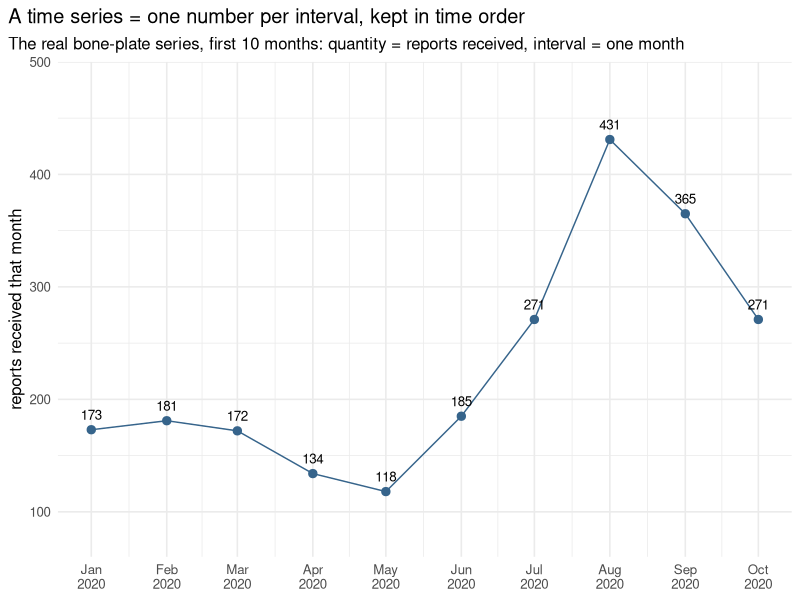
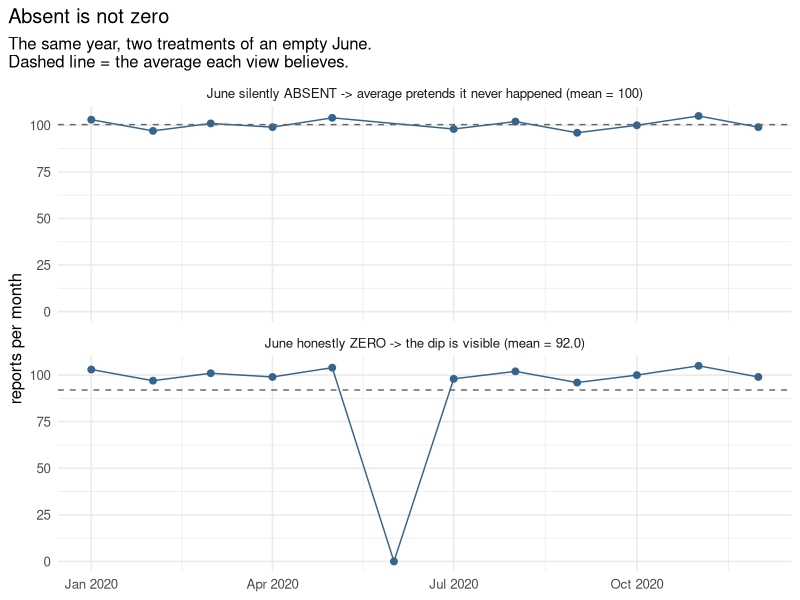
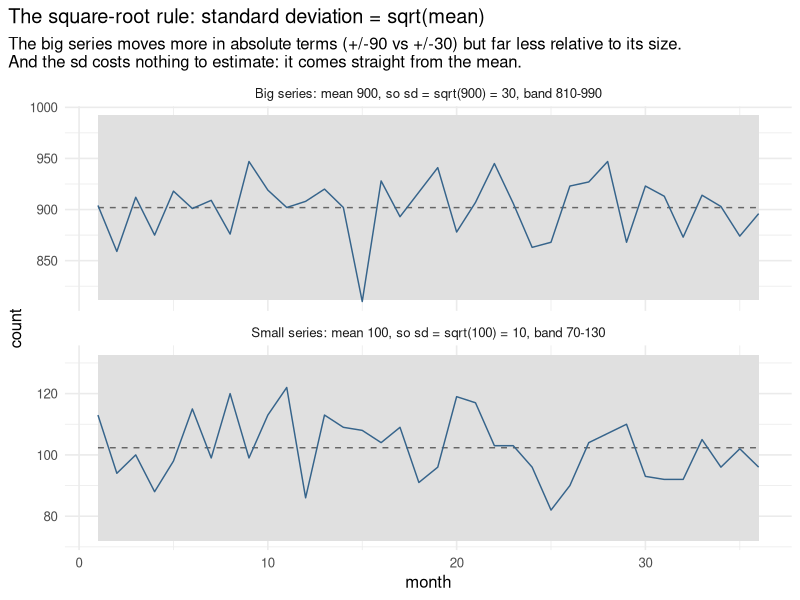
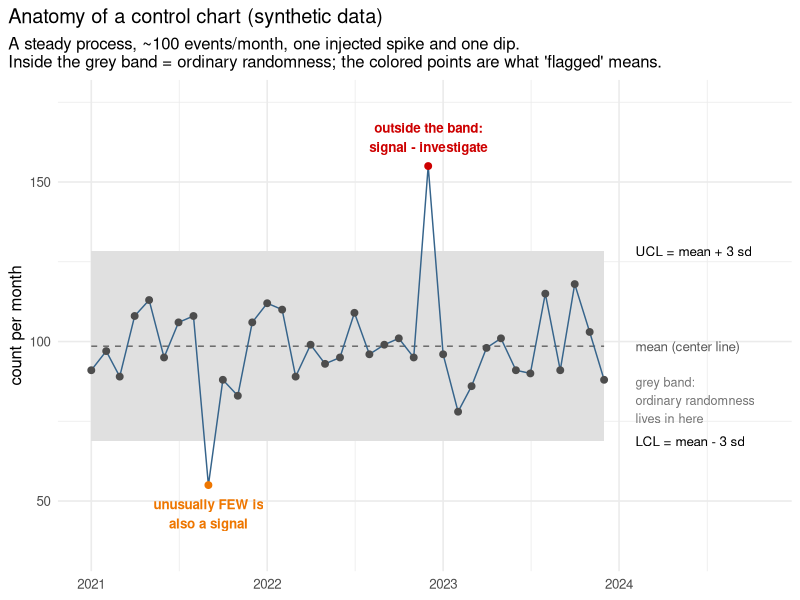
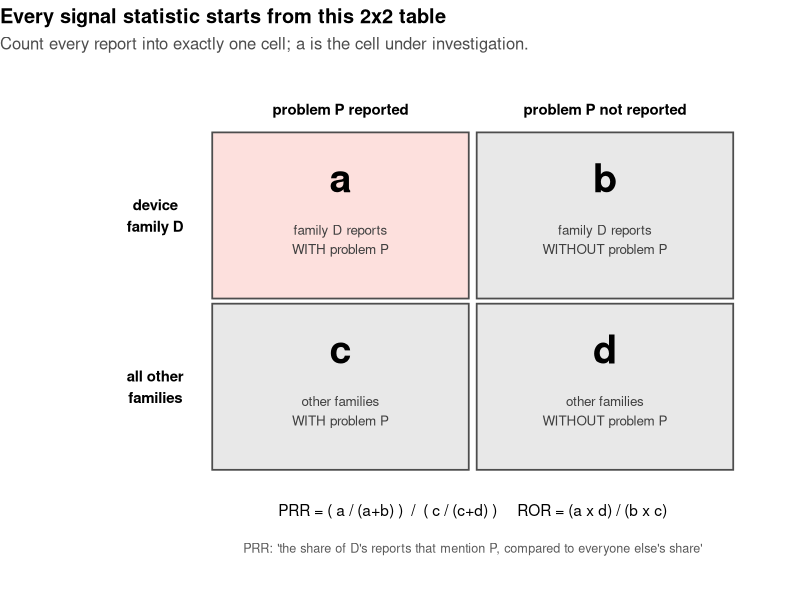
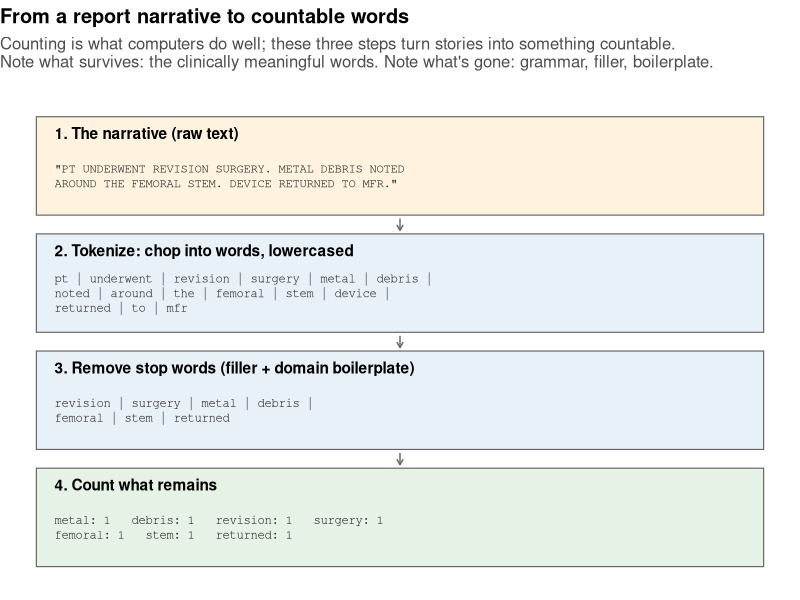
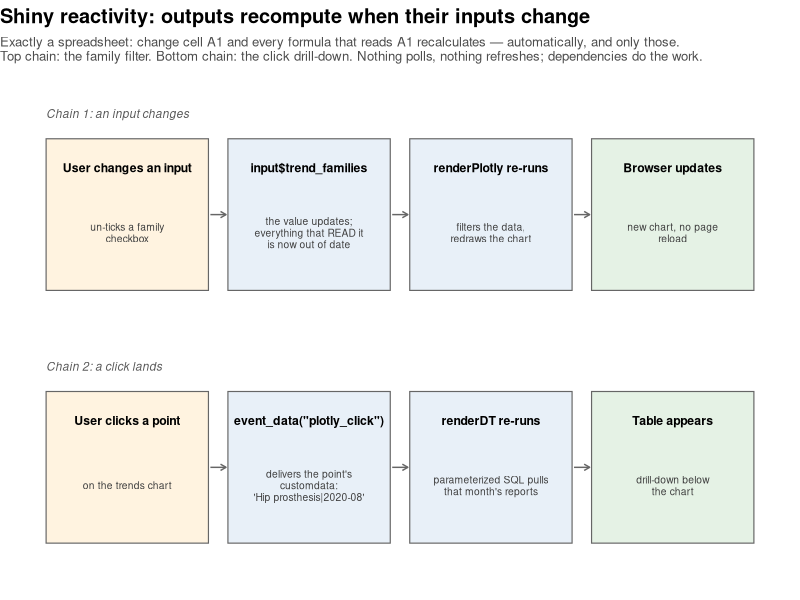
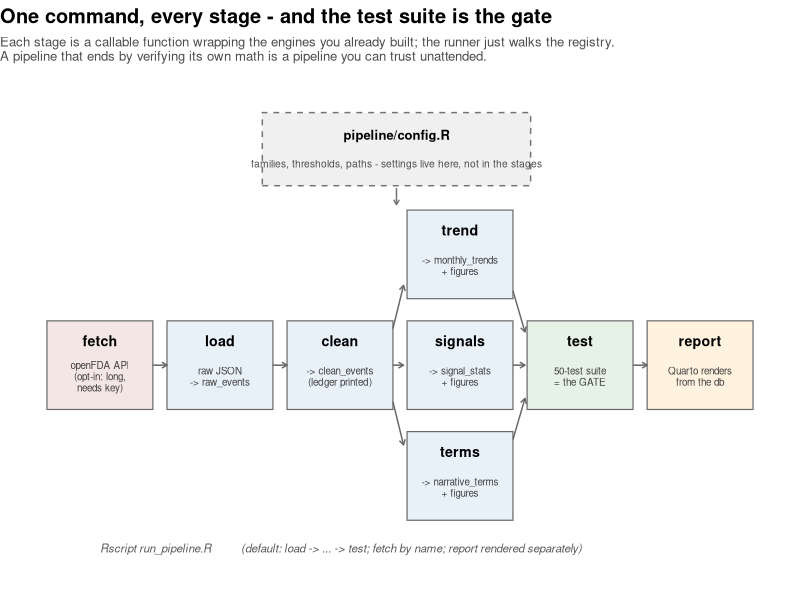

Write the R code that produced these figures, in order.
# make_illustrations.R — generates the teaching figures used in docs/
# =====================================================================
# These are ILLUSTRATIONS: small, seeded, partly synthetic datasets
# drawn purely to explain concepts. They are deliberately separate from
# figures/ (which holds outputs computed from the real FDA data).
# Reproducible like everything else: run this file, get these PNGs.
#
#   Rscript docs/img/make_illustrations.R

library(dplyr)
library(tidyr)
library(ggplot2)

set.seed(42)   # fixed seed: same "random" numbers every run
dir.create("docs/img", showWarnings = FALSE)

theme_illus <- theme_minimal(base_size = 12) +
  theme(plot.title.position = "plot",
        legend.position = "none")

# ── 1. What a time series is (real bone-plate values, 2020) ──────────
ts_df <- tibble(
  month = seq.Date(as.Date("2020-01-01"), by = "month", length.out = 10),
  n     = c(173, 181, 172, 134, 118, 185, 271, 431, 365, 271)
)
p1 <- ggplot(ts_df, aes(month, n)) +
  geom_line(color = "steelblue4") +
  geom_point(color = "steelblue4", size = 2.5) +
  geom_text(aes(label = n), vjust = -1, size = 3.4) +
  scale_x_date(date_labels = "%b\n2020", date_breaks = "1 month") +
  scale_y_continuous(limits = c(80, 480)) +
  labs(title = "A time series = one number per interval, kept in time order",
       subtitle = "The real bone-plate series, first 10 months: quantity = reports received, interval = one month",
       x = NULL, y = "reports received that month") +
  theme_illus
ggsave("docs/img/time_series_anatomy.png", p1, width = 8, height = 3.4, dpi = 150)

# ── 2. Absent is not zero ────────────────────────────────────────────
# Eleven months of ~100 reports; June truly had zero.
base <- tibble(
  month = seq.Date(as.Date("2020-01-01"), by = "month", length.out = 12),
  n     = c(103, 97, 101, 99, 104, 0, 98, 102, 96, 100, 105, 99)
)
missing_view <- base |> filter(n > 0) |>
  mutate(view = sprintf("June silently ABSENT -> average pretends it never happened (mean = %.0f)",
                        mean(n)))
zero_view <- base |>
  mutate(view = sprintf("June honestly ZERO -> the dip is visible (mean = %.1f)",
                        mean(n)))
p2 <- bind_rows(missing_view, zero_view) |>
  group_by(view) |> mutate(m = mean(n)) |> ungroup() |>
  # factor with explicit levels: control the panel order (ABSENT on top),
  # instead of ggplot's default alphabetical ordering
  mutate(view = factor(view, levels = c(unique(missing_view$view),
                                        unique(zero_view$view)))) |>
  ggplot(aes(month, n)) +
  geom_line(color = "steelblue4") +
  geom_point(color = "steelblue4", size = 2) +
  geom_hline(aes(yintercept = m), linetype = "dashed", color = "grey40") +
  facet_wrap(~ view, ncol = 1) +
  labs(title = "Absent is not zero",
       subtitle = "The same year, two treatments of an empty June.\nDashed line = the average each view believes.",
       x = NULL, y = "reports per month") +
  theme_illus
ggsave("docs/img/absent_vs_zero.png", p2, width = 8, height = 4.6, dpi = 150)

# ── 3. The square-root rule: sigma = sqrt(mean) ──────────────────────
sq <- bind_rows(
  tibble(month = 1:36, n = rpois(36, 100),
         grp = "Small series: mean 100, so sd = sqrt(100) = 10, band 70-130"),
  tibble(month = 1:36, n = rpois(36, 900),
         grp = "Big series: mean 900, so sd = sqrt(900) = 30, band 810-990")
) |>
  group_by(grp) |>
  mutate(center = mean(n), sigma = sqrt(center),
         ucl = center + 3 * sigma, lcl = center - 3 * sigma) |>
  ungroup()
p3 <- ggplot(sq, aes(month, n)) +
  geom_ribbon(aes(ymin = lcl, ymax = ucl), fill = "grey88") +
  geom_line(aes(y = center), linetype = "dashed", color = "grey40") +
  geom_line(color = "steelblue4") +
  facet_wrap(~ grp, ncol = 1, scales = "free_y") +
  labs(title = "The square-root rule: standard deviation = sqrt(mean)",
       subtitle = "The big series moves more in absolute terms (+/-90 vs +/-30) but far less relative to its size.\nAnd the sd costs nothing to estimate: it comes straight from the mean.",
       x = "month", y = "count") +
  theme_illus
ggsave("docs/img/sqrt_rule.png", p3, width = 8, height = 4.6, dpi = 150)

# ── 4. The control chart, fully annotated ────────────────────────────
n <- rpois(36, 100)
n[9]  <- 55    # an injected dip  (below LCL)
n[24] <- 155   # an injected spike (above UCL)
cc <- tibble(month = seq.Date(as.Date("2021-01-01"), by = "month",
                              length.out = 36),
             n = n) |>
  mutate(center = mean(n), sigma = sqrt(center),
         ucl = center + 3 * sigma, lcl = center - 3 * sigma,
         status = case_when(n > ucl ~ "above", n < lcl ~ "below",
                            TRUE ~ "within"))
lab_x <- max(cc$month) + 65   # annotation column, right of the data
p4 <- ggplot(cc, aes(month, n)) +
  geom_ribbon(aes(ymin = lcl, ymax = ucl), fill = "grey88") +
  geom_line(aes(y = center), linetype = "dashed", color = "grey40") +
  geom_line(color = "steelblue4") +
  geom_point(aes(color = status), size = 2) +
  scale_color_manual(values = c(above = "red3", below = "darkorange2",
                                within = "grey30")) +
  annotate("text", x = lab_x, y = cc$ucl[1], hjust = 0, size = 3.4,
           label = "UCL = mean + 3 sd") +
  annotate("text", x = lab_x, y = cc$center[1], hjust = 0, size = 3.4,
           color = "grey35", label = "mean (center line)") +
  annotate("text", x = lab_x, y = cc$lcl[1], hjust = 0, size = 3.4,
           label = "LCL = mean - 3 sd") +
  annotate("text", x = lab_x, y = cc$center[1] - 1.7 * cc$sigma[1],
           hjust = 0, size = 3.2, color = "grey45",
           label = "grey band:\nordinary randomness\nlives in here") +
  annotate("text", x = cc$month[24], y = cc$n[24] + 9, size = 3.4,
           color = "red3", fontface = "bold",
           label = "outside the band:\nsignal - investigate") +
  annotate("text", x = cc$month[9], y = cc$n[9] - 9, size = 3.4,
           color = "darkorange2", fontface = "bold",
           label = "unusually FEW is\nalso a signal") +
  scale_x_date(limits = c(min(cc$month), max(cc$month) + 320),
               date_labels = "%Y", date_breaks = "1 year") +
  scale_y_continuous(limits = c(35, 175)) +
  labs(title = "Anatomy of a control chart (synthetic data)",
       subtitle = "A steady process, ~100 events/month, one injected spike and one dip.\nInside the grey band = ordinary randomness; the colored points are what 'flagged' means.",
       x = NULL, y = "count per month") +
  theme_illus
ggsave("docs/img/control_chart_anatomy.png", p4, width = 8.6, height = 4.6, dpi = 150)

cat("wrote:", paste(list.files("docs/img", pattern = "png$"), collapse = ", "), "\n")

# ── 5. The 2x2 contingency table behind PRR/ROR (Phase 4) ────────────
cells <- tibble(
  x = c(1, 2, 1, 2),
  y = c(2, 2, 1, 1),
  cell = c("a", "b", "c", "d"),
  desc = c("family D reports\nWITH problem P",
           "family D reports\nWITHOUT problem P",
           "other families\nWITH problem P",
           "other families\nWITHOUT problem P")
)
p5 <- ggplot(cells, aes(x, y)) +
  geom_tile(fill = c("#fde0dd", "#e8e8e8", "#e8e8e8", "#e8e8e8"),
            color = "grey30", linewidth = 0.6, width = 0.97, height = 0.97) +
  geom_text(aes(label = cell), fontface = "bold", size = 10,
            nudge_y = 0.22) +
  geom_text(aes(label = desc), size = 3.4, nudge_y = -0.14,
            color = "grey25") +
  annotate("text", x = 1, y = 2.62, label = "problem P reported",
           size = 3.8, fontface = "bold") +
  annotate("text", x = 2, y = 2.62, label = "problem P not reported",
           size = 3.8, fontface = "bold") +
  annotate("text", x = 0.30, y = 2, label = "device\nfamily D",
           size = 3.8, fontface = "bold") +
  annotate("text", x = 0.30, y = 1, label = "all other\nfamilies",
           size = 3.8, fontface = "bold") +
  annotate("text", x = 1.5, y = 0.28, size = 3.9, label =
    "PRR = ( a / (a+b) )  /  ( c / (c+d) )     ROR = (a x d) / (b x c)") +
  annotate("text", x = 1.5, y = 0.06, size = 3.2, color = "grey35", label =
    "PRR: 'the share of D's reports that mention P, compared to everyone else's share'") +
  scale_x_continuous(limits = c(-0.15, 2.6)) +
  scale_y_continuous(limits = c(-0.1, 2.8)) +
  labs(title = "Every signal statistic starts from this 2x2 table",
       subtitle = "Count every report into exactly one cell; a is the cell under investigation.") +
  theme_void(base_size = 12) +
  theme(plot.title.position = "plot",
        plot.title = element_text(face = "bold"),
        plot.subtitle = element_text(color = "grey30"))
ggsave("docs/img/contingency_2x2.png", p5, width = 7.6, height = 5.2, dpi = 150)
cat("2x2 diagram written\n")

# ── 6. The text-mining pipeline: narrative -> tokens -> counts (Phase 5)
steps <- tibble(
  y = c(4, 3, 2, 1),
  title = c("1. The narrative (raw text)",
            "2. Tokenize: chop into words, lowercased",
            "3. Remove stop words (filler + domain boilerplate)",
            "4. Count what remains"),
  body = c('"PT UNDERWENT REVISION SURGERY. METAL DEBRIS NOTED\nAROUND THE FEMORAL STEM. DEVICE RETURNED TO MFR."',
           "pt | underwent | revision | surgery | metal | debris |\nnoted | around | the | femoral | stem | device |\nreturned | to | mfr",
           "revision | surgery | metal | debris |\nfemoral | stem | returned",
           "metal: 1   debris: 1   revision: 1   surgery: 1\nfemoral: 1   stem: 1   returned: 1")
)
p6 <- ggplot(steps, aes(y = y)) +
  geom_rect(aes(xmin = 0, xmax = 10, ymin = y - 0.42, ymax = y + 0.42),
            fill = c("#fff3e0", "#e8f0f8", "#e8f0f8", "#e5f2e5"),
            color = "grey40", linewidth = 0.4) +
  geom_text(aes(x = 0.25, y = y + 0.28, label = title),
            hjust = 0, size = 3.9, fontface = "bold") +
  geom_text(aes(x = 0.25, y = y - 0.09, label = body),
            hjust = 0, size = 3.1, family = "mono", color = "grey20",
            lineheight = 1.0) +
  annotate("segment", x = 5, xend = 5, y = c(3.55, 2.55, 1.55),
           yend = c(3.45, 2.45, 1.45),
           arrow = arrow(length = unit(0.16, "cm")), color = "grey40") +
  scale_x_continuous(limits = c(0, 10)) +
  scale_y_continuous(limits = c(0.5, 4.6)) +
  labs(title = "From a report narrative to countable words",
       subtitle = "Counting is what computers do well; these three steps turn stories into something countable.\nNote what survives: the clinically meaningful words. Note what's gone: grammar, filler, boilerplate.") +
  theme_void(base_size = 12) +
  theme(plot.title = element_text(face = "bold"),
        plot.subtitle = element_text(color = "grey30"),
        plot.title.position = "plot")
ggsave("docs/img/text_mining_pipeline.png", p6, width = 8.4, height = 5.4, dpi = 150)
cat("text-mining pipeline diagram written\n")

# ── 7. Shiny reactivity: the spreadsheet-recalculation model (Phase 6)
boxes <- tibble(
  x = rep(c(1.4, 4.2, 7.0, 9.8), 2),
  y = rep(c(2.1, 0.7), each = 4),
  w = 2.5,
  title = c("User changes an input",
            "input$trend_families",
            "renderPlotly re-runs",
            "Browser updates",
            "User clicks a point",
            'event_data("plotly_click")',
            "renderDT re-runs",
            "Table appears"),
  body = c("un-ticks a family\ncheckbox",
           "the value updates;\neverything that READ it\nis now out of date",
           "filters the data,\nredraws the chart",
           "new chart, no page\nreload",
           "on the trends chart",
           "delivers the point's\ncustomdata:\n'Hip prosthesis|2020-08'",
           "parameterized SQL pulls\nthat month's reports",
           "drill-down below\nthe chart")
)
p7 <- ggplot(boxes) +
  geom_rect(aes(xmin = x - w/2, xmax = x + w/2,
                ymin = y - 0.42, ymax = y + 0.42),
            fill = rep(c("#fff3e0", "#e8f0f8", "#e8f0f8", "#e5f2e5"), 2),
            color = "grey40", linewidth = 0.4) +
  geom_text(aes(x = x, y = y + 0.26, label = title),
            size = 3.1, fontface = "bold") +
  geom_text(aes(x = x, y = y - 0.10, label = body),
            size = 2.6, color = "grey25", lineheight = 0.95) +
  annotate("segment",
           x    = rep(c(2.68, 5.48, 8.28), 2),
           xend = rep(c(2.92, 5.72, 8.52), 2),
           y    = rep(c(2.1, 0.7), each = 3),
           yend = rep(c(2.1, 0.7), each = 3),
           arrow = arrow(length = unit(0.16, "cm")), color = "grey40") +
  annotate("text", x = 0.15, y = 2.66, label = "Chain 1: an input changes",
           size = 3.0, fontface = "italic", color = "grey35", hjust = 0) +
  annotate("text", x = 0.15, y = 1.26, label = "Chain 2: a click lands",
           size = 3.0, fontface = "italic", color = "grey35", hjust = 0) +
  scale_x_continuous(limits = c(0, 11.2)) +
  scale_y_continuous(limits = c(0.1, 2.8)) +
  labs(title = "Shiny reactivity: outputs recompute when their inputs change",
       subtitle = "Exactly a spreadsheet: change cell A1 and every formula that reads A1 recalculates — automatically, and only those.\nTop chain: the family filter. Bottom chain: the click drill-down. Nothing polls, nothing refreshes; dependencies do the work.") +
  theme_void(base_size = 12) +
  theme(plot.title = element_text(face = "bold"),
        plot.subtitle = element_text(color = "grey30", size = 9.5),
        plot.title.position = "plot")
ggsave("docs/img/shiny_reactivity.png", p7, width = 9.6, height = 3.8, dpi = 150)
cat("shiny reactivity diagram written\n")

# ── 8. The pipeline: one command, every stage, tests as the gate (Phase 7)
pboxes <- tibble(
  x = c(1.2, 2.9, 4.6, 6.3, 6.3, 6.3, 8.0, 9.7),
  y = c(2.0, 2.0, 2.0, 3.0, 2.0, 1.0, 2.0, 2.0),
  label = c("fetch", "load", "clean", "trend", "signals", "terms",
            "test", "report"),
  sub = c("openFDA API\n(opt-in: long,\nneeds key)", "raw JSON\n-> raw_events",
          "-> clean_events\n(ledger printed)", "-> monthly_trends\n+ figures",
          "-> signal_stats\n+ figures", "-> narrative_terms\n+ figures",
          "50-test suite\n= the GATE", "Quarto renders\nfrom the db"),
  fill = c("#f5e6e6", rep("#e8f0f8", 5), "#e5f2e5", "#fff3e0")
)
p8 <- ggplot(pboxes) +
  geom_rect(aes(xmin = x - 0.75, xmax = x + 0.75, ymin = y - 0.40,
                ymax = y + 0.40), fill = pboxes$fill,
            color = "grey40", linewidth = 0.4) +
  geom_text(aes(x = x, y = y + 0.22, label = label),
            size = 3.6, fontface = "bold") +
  geom_text(aes(x = x, y = y - 0.10, label = sub),
            size = 2.5, color = "grey25", lineheight = 0.95) +
  annotate("segment",
           x    = c(1.95, 3.65, 5.35, 5.35, 5.35, 7.05, 7.05, 7.05, 8.75),
           xend = c(2.15, 3.85, 5.50, 5.50, 5.50, 7.22, 7.22, 7.22, 8.95),
           y    = c(2.0, 2.0, 2.33, 2.0, 1.67, 2.67, 2.0, 1.33, 2.0),
           yend = c(2.0, 2.0, 2.72, 2.0, 1.28, 2.30, 2.0, 1.70, 2.0),
           arrow = arrow(length = unit(0.15, "cm")), color = "grey40") +
  annotate("rect", xmin = 3.5, xmax = 7.3, ymin = 3.62, ymax = 4.28,
           fill = "#f0f0f0", color = "grey45", linetype = "dashed") +
  annotate("text", x = 5.4, y = 4.08, label = "pipeline/config.R",
           size = 3.3, fontface = "bold") +
  annotate("text", x = 5.4, y = 3.82, size = 2.6, color = "grey30",
           label = "families, thresholds, paths - settings live here, not in the stages") +
  annotate("segment", x = 5.4, xend = 5.4, y = 3.60, yend = 3.45,
           arrow = arrow(length = unit(0.14, "cm")), color = "grey45") +
  annotate("text", x = 1.2, y = 0.35, hjust = 0, size = 2.9,
           color = "grey35", fontface = "italic",
           label = "Rscript run_pipeline.R          (default: load -> ... -> test; fetch by name; report rendered separately)") +
  scale_x_continuous(limits = c(0.3, 10.6)) +
  scale_y_continuous(limits = c(0.1, 4.5)) +
  labs(title = "One command, every stage - and the test suite is the gate",
       subtitle = "Each stage is a callable function wrapping the engines you already built; the runner just walks the registry.\nA pipeline that ends by verifying its own math is a pipeline you can trust unattended.") +
  theme_void(base_size = 12) +
  theme(plot.title = element_text(face = "bold"),
        plot.subtitle = element_text(color = "grey30", size = 9.5),
        plot.title.position = "plot")
ggsave("docs/img/pipeline_diagram.png", p8, width = 9.8, height = 4.4, dpi = 150)
cat("pipeline diagram written\n")

# ── 9. Blocking: one R session is a single-lane bridge (Phase 8)
bl <- tibble(
  x = c(1.5, 4.0, 6.5, 9.0,   1.5, 4.0, 6.5, 9.0),
  y = c(rep(2.55, 4), rep(0.95, 4)),
  lab = c("click\n'Run stages'", "R runs the stage\n(terms: ~45 s)",
          "...browser WAITS\n(clicks queue up)", "done: log + timings\nappear, UI wakes",
          "click\n'Run stages'", "worker process\nruns the stage",
          "UI stays live\n(progress polls)", "result arrives\nwhen ready"),
  fill = c("#fff3e0", "#e8f0f8", "#f5e6e6", "#e5f2e5",
           "#fff3e0", "#e8f0f8", "#e5f2e5", "#e5f2e5")
)
p9 <- ggplot(bl) +
  geom_rect(aes(xmin = x - 1.05, xmax = x + 1.05, ymin = y - 0.38,
                ymax = y + 0.38), fill = bl$fill, color = "grey40",
            linewidth = 0.4) +
  geom_text(aes(x = x, y = y, label = lab), size = 2.9, lineheight = 0.95) +
  annotate("segment", x = c(2.6, 5.1, 7.6, 2.6, 5.1, 7.6),
           xend = c(2.9, 5.4, 7.9, 2.9, 5.4, 7.9),
           y = rep(c(2.55, 0.95), each = 3), yend = rep(c(2.55, 0.95), each = 3),
           arrow = arrow(length = unit(0.15, "cm")), color = "grey40") +
  annotate("text", x = 0.35, y = 3.3, hjust = 0, size = 3.2, fontface = "bold",
           label = "THIS APP (blocking): one session, one lane") +
  annotate("text", x = 0.35, y = 1.7, hjust = 0, size = 3.2, fontface = "bold",
           color = "grey45",
           label = "ROADMAP (background): future/promises add a second lane") +
  scale_x_continuous(limits = c(0.2, 10.4)) +
  scale_y_continuous(limits = c(0.4, 3.6)) +
  labs(title = "Why the browser freezes while a stage runs",
       subtitle = "A Shiny session is ONE R process - a single-lane bridge. While it computes, it cannot also serve clicks.\nHonest design for a local tool: show progress, say how long, keep the long fetch off the bridge entirely.") +
  theme_void(base_size = 12) +
  theme(plot.title = element_text(face = "bold"),
        plot.subtitle = element_text(color = "grey30", size = 9.5),
        plot.title.position = "plot")
ggsave("docs/img/blocking_single_lane.png", p9, width = 9.4, height = 3.6, dpi = 150)
cat("blocking diagram written\n")

# ── 10. Validate before the network (Phase 8b) ───────────────────────
vb <- tibble(
  x = c(1.4, 3.9, 6.4, 8.9),
  y = 1.6,
  lab = c("scope typed in\nfamilies, years,\nextra search term",
          "WHITELIST CHECK\nquery dictionary:\nfields the API knows",
          "PROBE (free look)\ncounts per slice,\nnothing saved",
          "FETCH\npages land in\ndata/raw/"),
  fill = c("#fff3e0", "#f5e6e6", "#e8f0f8", "#e5f2e5"))
p10 <- ggplot(vb) +
  geom_rect(aes(xmin = x - 1.1, xmax = x + 1.1, ymin = y - 0.55,
                ymax = y + 0.55), fill = vb$fill, color = "grey40",
            linewidth = 0.4) +
  geom_text(aes(x = x, y = y, label = lab), size = 3.0, lineheight = 1.0) +
  annotate("segment", x = c(2.55, 5.05, 7.55), xend = c(2.75, 5.25, 7.75),
           y = 1.6, yend = 1.6,
           arrow = arrow(length = unit(0.16, "cm")), color = "grey40") +
  annotate("text", x = 3.9, y = 0.62, size = 2.9, color = "#b30000",
           label = "unknown field / bad years -> refused HERE, in milliseconds, with a reason") +
  annotate("segment", x = 3.9, xend = 3.9, y = 0.78, yend = 1.02,
           arrow = arrow(length = unit(0.14, "cm"), ends = "first"),
           color = "#b30000", linetype = "dashed") +
  scale_x_continuous(limits = c(0.2, 10.1)) +
  scale_y_continuous(limits = c(0.3, 2.5)) +
  labs(title = "Validate before the network",
       subtitle = "The API only understands its own field names; a typo would fail as a silent zero-match download minutes later.\nSo the scope is checked against the query dictionary FIRST - errors are instant, informative, and free.") +
  theme_void(base_size = 12) +
  theme(plot.title = element_text(face = "bold"),
        plot.subtitle = element_text(color = "grey30", size = 9.5),
        plot.title.position = "plot")
ggsave("docs/img/validate_before_network.png", p10, width = 9.4, height = 2.9, dpi = 150)
cat("validation diagram written\n")

# ── 11. State vs ledger (Phase 8c) ───────────────────────────────────
sl <- tibble(
  x = c(2.3, 7.7), y = 2.05,
  lab = c("STATE\nthe five result tables\n(your account BALANCE:\nwhat things are now)",
          "LEDGER\nrun_history\n(your bank STATEMENT:\nevery event that made it so)"),
  fill = c("#e8f0f8", "#fff3e0"))
p11 <- ggplot(sl) +
  geom_rect(aes(xmin = x - 1.85, xmax = x + 1.85, ymin = y - 0.75,
                ymax = y + 0.75), fill = sl$fill, color = "grey40",
            linewidth = 0.4) +
  geom_text(aes(x = x, y = y, label = lab), size = 3.1, lineheight = 1.05) +
  annotate("rect", xmin = 3.6, xmax = 6.4, ymin = 3.32, ymax = 3.95,
           fill = "#e5f2e5", color = "grey40", linewidth = 0.4) +
  annotate("text", x = 5, y = 3.63, size = 3.1, lineheight = 1.0,
           label = "a run\n(fetch / pipeline / report)") +
  annotate("segment", x = 4.4, xend = 2.9, y = 3.28, yend = 2.9,
           arrow = arrow(length = unit(0.16, "cm")), color = "grey40") +
  annotate("segment", x = 5.6, xend = 7.1, y = 3.28, yend = 2.9,
           arrow = arrow(length = unit(0.16, "cm")), color = "grey40") +
  annotate("text", x = 2.9, y = 3.18, size = 2.7, color = "grey35",
           hjust = 1, label = "updates the state ") +
  annotate("text", x = 7.15, y = 3.18, size = 2.7, color = "grey35",
           hjust = 0, label = " appends one line (even failures)") +
  annotate("segment", x = 6.6, xend = 5.6, y = 1.05, yend = 0.62,
           arrow = arrow(length = unit(0.16, "cm")), color = "grey45",
           linetype = "dashed") +
  annotate("text", x = 5.0, y = 0.42, size = 2.9, color = "grey30",
           fontface = "italic",
           label = "provenance = reading the ledger's latest line:\n\"Results from: pipeline (load, clean, trend...) — ok, 2026-08-21 11:35\"") +
  scale_x_continuous(limits = c(0.2, 9.8)) +
  scale_y_continuous(limits = c(0.05, 4.3)) +
  labs(title = "State and ledger: what things are, and how they got that way",
       subtitle = "The dashboard shows state; the run history is the ledger; the provenance line connects them.\nRead-only queries are deliberately not recorded - a ledger spammed by every glance is noise, not history.") +
  theme_void(base_size = 12) +
  theme(plot.title = element_text(face = "bold"),
        plot.subtitle = element_text(color = "grey30", size = 9.5),
        plot.title.position = "plot")
ggsave("docs/img/state_vs_ledger.png", p11, width = 9.2, height = 4.1, dpi = 150)
cat("state-vs-ledger diagram written\n")
